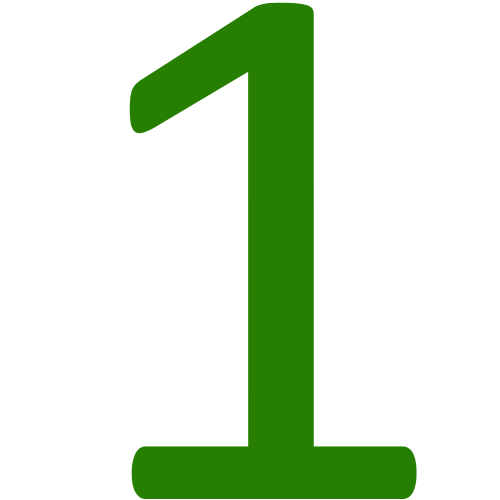
#> input picture Assets/Images/1.png, 1000 x 1000 px (shown at 1/2 size); its folder holds 6 pictures in this run; the run also reads 1 picture not shown here
$ python -i MineSweeper.py   (imports and definitions only)
#> lines starting #> are read from the running program, lines starting #| are printed output that depends on the picture
from tkinter import DISABLED, Tk, Button, messagebox, Label
from random import *
import pyglet.font
from numpy import *
from functools import partial
from PIL import Image, ImageTk
from time import *


# [120 lines left out: functions square_check, flag_maker, win_loss_check, time_update, not called in this run]


def main(numRows=10, numColumns=10, numberBombs=20, windowSizePx=800):
#> called with numRows = 10, numColumns = 10, numberBombs = 20, windowSizePx = 800
    global timer, timerWidth, bombs, numBombs, rows, columns, firstClick, lost, shownLossWin, numSquaresUncovered
    global numFlagsPlaced, startTime, timerWidth, bombArray, numArray, flagArray, gameWindow, blankImage, oneImage
    global twoImage, threeImage, fourImage, fiveImage, sixImage, sevenImage, eightImage, bombImage, flagImage
    global buttons, timerStarted

    buttons = {}  # dictionary to hold buttons so they can be configured later

    firstClick = True  # initialization
    lost = False
    shownLossWin = False
    timerStarted = False
    numSquaresUncovered = 0
    numFlagsPlaced = 0
    startTime = time()
    timerWidth = 3
    ####### Initialization done from menu function
    rows = numRows
    columns = numColumns
    boxWidth = windowSizePx
    boxHeight = windowSizePx*1.05

    numBombs = numberBombs
    #######
    pyglet.font.add_file("Assets/Fonts/font.ttf")
#> (this line was passed over: pyglet is not available in this run)
    blankImageFileName = "Assets/Images/blank.png"
    oneImageFileName = "Assets/Images/1.png"
    twoImageFileName = "Assets/Images/2.png"
    threeImageFileName = "Assets/Images/3.png"
    fourImageFileName = "Assets/Images/4.png"
    fiveImageFileName = "Assets/Images/5.png"
    sixImageFileName = "Assets/Images/6.png"
    sevenImageFileName = "Assets/Images/7.png"
    eightImageFileName = "Assets/Images/8.png"
    bombImageFileName = "Assets/Images/Bomb.png"
    flagImageFileName = "Assets/Images/Flag.png"

    bombArray = zeros((rows, columns))  # making arrays to use in background to keep track of the board
    numArray = zeros((rows, columns))
    flagArray = zeros((rows, columns))


    gameWindow = Tk()
    gameWindow.withdraw()
    gameWindow.geometry(str(windowSizePx) + "x" + str(int(windowSizePx*1.05)))
    with Image.open(blankImageFileName) as im:
        blankImage = ImageTk.PhotoImage(im.resize((int(boxWidth/rows), int(boxHeight/(columns+1)))))
    with Image.open(oneImageFileName) as im:
#> im is the input picture: PIL image 1000x1000 RGBA; mean R, G, B, A 7.7, 25.9, 0, 51.4
        oneImage = ImageTk.PhotoImage(im.resize((int(boxWidth/rows), int(boxHeight/(columns+1)))))
    with Image.open(twoImageFileName) as im:
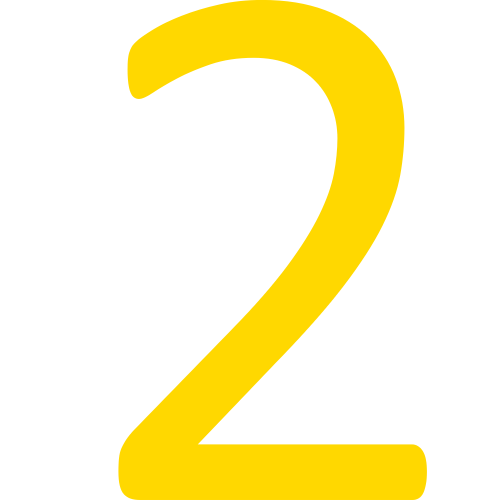
#> input picture Assets/Images/2.png, 1000 x 1000 px (shown at 1/2 size)
#> im is the input picture: PIL image 1000x1000 RGBA; mean R, G, B, A 60, 50.9, 0, 59.6
        twoImage = ImageTk.PhotoImage(im.resize((int(boxWidth/rows), int(boxHeight/(columns+1)))))
    with Image.open(threeImageFileName) as im:
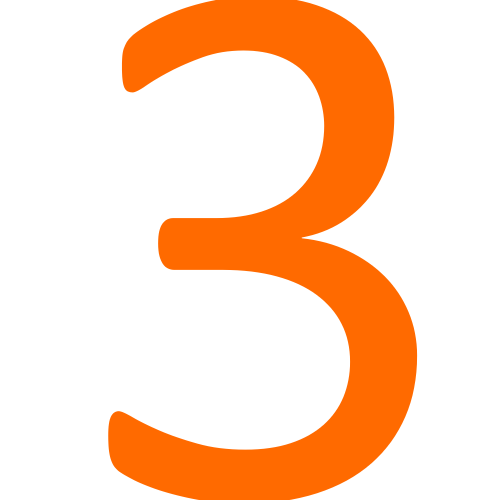
#> input picture Assets/Images/3.png, 1000 x 1000 px (shown at 1/2 size)
#> im is the input picture: PIL image 1000x1000 RGBA; mean R, G, B, A 63.2, 26.3, 0, 62.7
        threeImage = ImageTk.PhotoImage(im.resize((int(boxWidth/rows), int(boxHeight/(columns+1)))))
    with Image.open(fourImageFileName) as im:
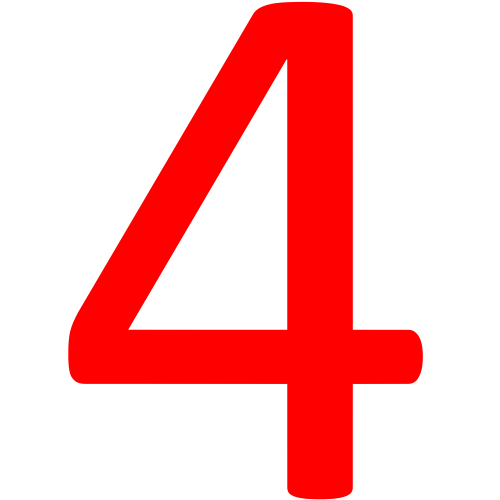
#> input picture Assets/Images/4.png, 1000 x 1000 px (shown at 1/2 size)
#> im is the input picture: PIL image 1000x1000 RGBA; mean R, G, B, A 68.3, 0, 0, 67.8
        fourImage = ImageTk.PhotoImage(im.resize((int(boxWidth/rows), int(boxHeight/(columns+1)))))
    with Image.open(fiveImageFileName) as im:
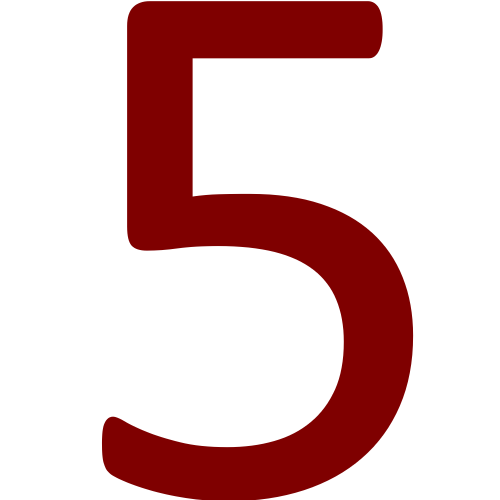
#> input picture Assets/Images/5.png, 1000 x 1000 px (shown at 1/2 size)
#> im is the input picture: PIL image 1000x1000 RGBA; mean R, G, B, A 32.5, 0, 0, 64.7
        fiveImage = ImageTk.PhotoImage(im.resize((int(boxWidth/rows), int(boxHeight/(columns+1)))))
#> (the run stopped early here; a loop or call above may not have finished)
